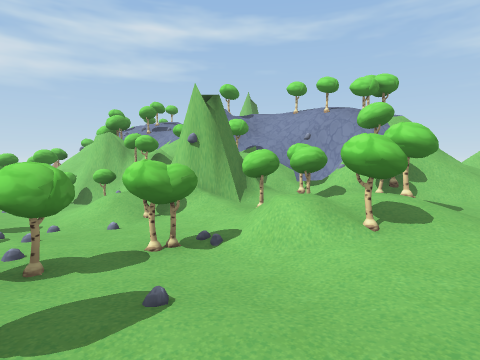
[1] (above)

12 first-person views from a walk through a scene from a Unity 3-D project. The camera is 1.5 m above the floor, tilts 4° down and sees 80° across. The floor is counted in squares, 2 m on a side. Each view is taken from the middle of a square. On the plan, view 1 faces up. The plan holds only what a view shows up to about 10 squares ahead; the rest is blank. The place goes on beyond the plan. Some surface patterns are stand-ins.

[2]
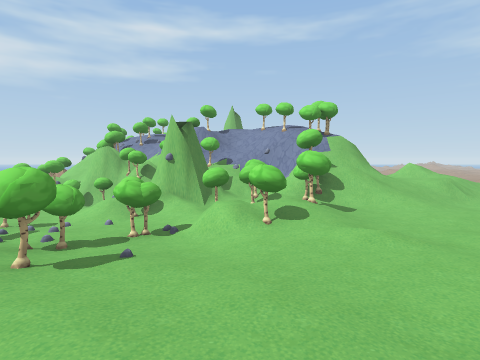

[3]
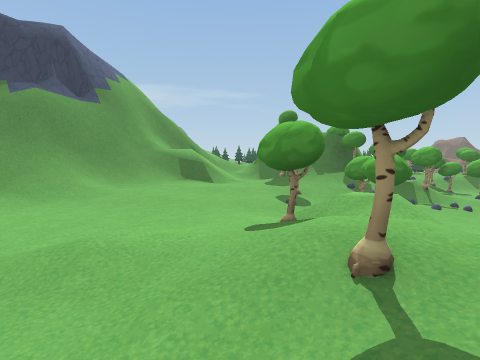

[4]
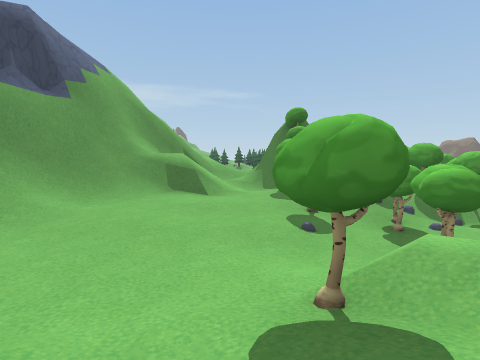

[5]
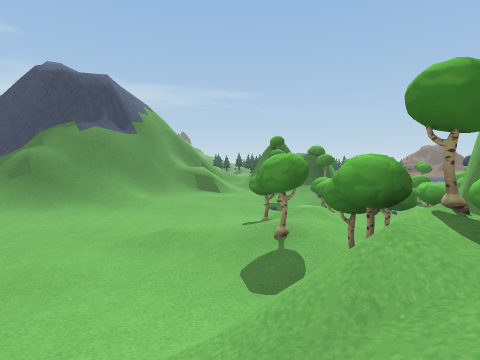

[6]
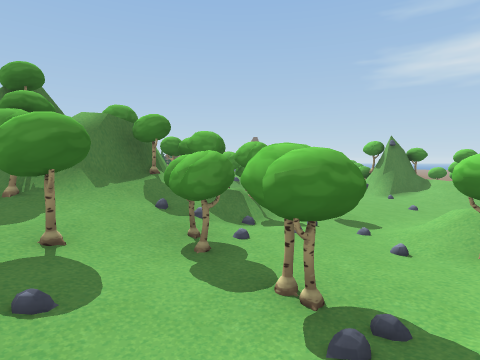

[7]
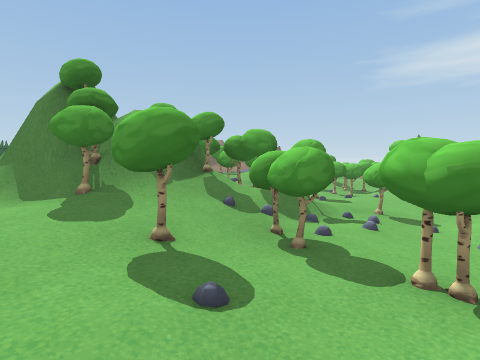

[8]
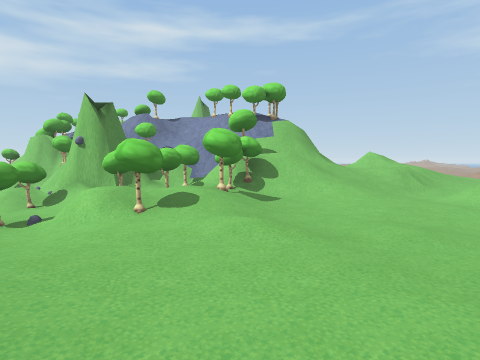

[9]
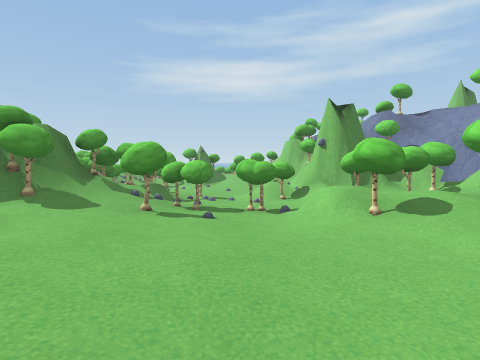

[10]
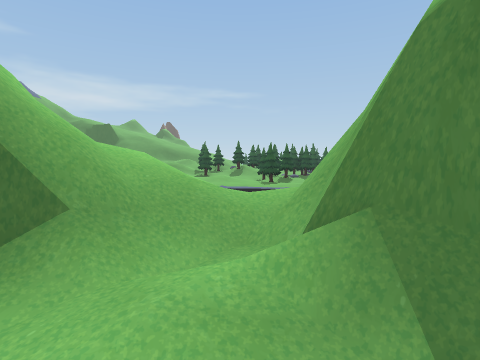

[11]
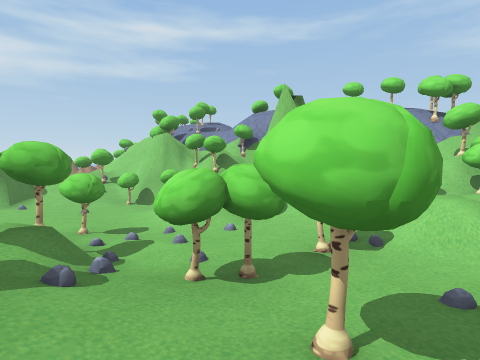

[12]
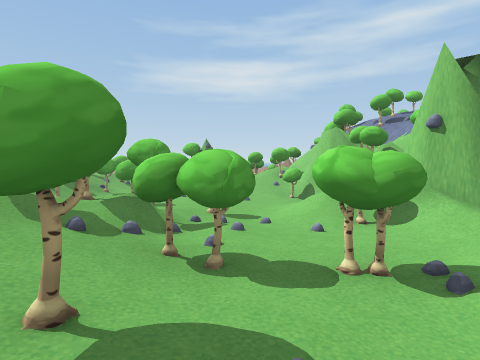

### Floor plan
Key: @ floor where view 1 was taken; # wall or solid block; . main floor; : floor 0.25 m higher than the main floor; - floor 0.25 m lower than the main floor; + floor 0.5 m higher than the main floor; _ floor 0.5 m lower than the main floor; < floor 0.75 m lower than the main floor; * floor 1 m higher than the main floor; ( floor 1 m lower than the main floor; / step, stairs or slope; = window, fence, low wall or low ledge.
Columns run from 11 left of view 1 to 7 right of it. Each row starts with its distance up from view 1.
  9   #//#####     #===
  8   #/(((/##     #=/*
  7   (((((_ #    ##///
  6   #(<<<(/#   ###///
  5 #(#(<<#</#  ###...-
  4 //(<#____#####/----
  3  //#_ /=###-/:.----
  2    ## #####--..---
  1    #####+#......--
  0       ###::@:....
 -1       ##//=:::/::
 -2       ##/+=//=#=#
 -3        *=######==
 -4        /=########
 -5         ##     ##
 -6         =      ##
 -7   ..
 -8   ..

Where each view was taken, in squares from view 1:
view 1: 0 up, 0 right, facing up
view 2: 2 down, 1 right, facing up
view 3: 5 up, 4 right, facing down-left
view 4: 4 up, 3 right, facing down-left
view 5: 7 up, 6 right, facing down-left
view 6: 3 up, 1 right, facing left
view 7: 2 up, 1 right, facing left
view 8: 1 down, 3 right, facing up
view 9: 1 down, 3 right, facing up-left
view 10: 1 down, 2 left, facing down-left
view 11: 0 up, 2 left, facing up
view 12: 1 up, 0 right, facing up-left
